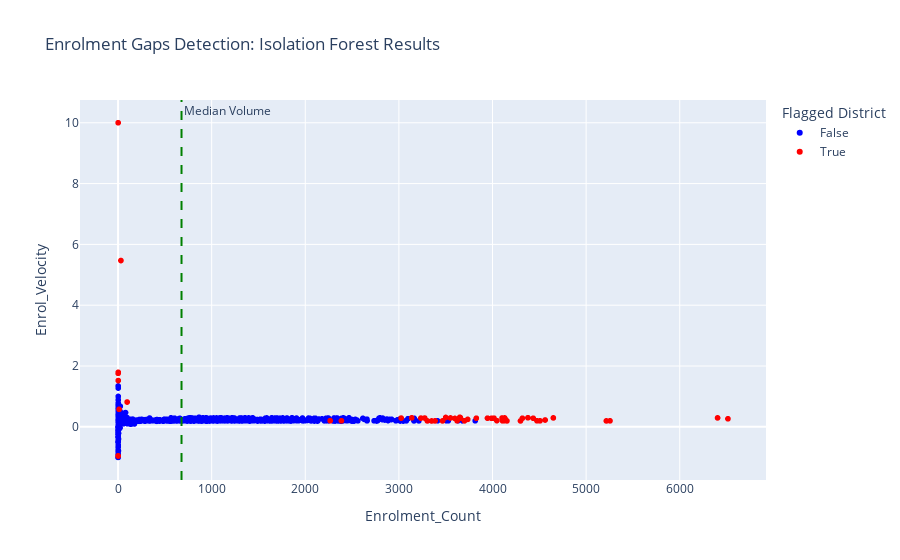

Notebook cell for this chart:
### Markdown cell above
### Visualize the Gaps

### Code cell
fig = px.scatter(
    district_features, 
    x="Enrolment_Count", 
    y="Enrol_Velocity", 
    color="Is_Anomaly",
    hover_name="district",
    hover_data=["state", "Update_to_Enrol_Ratio"],
    title="Enrolment Gaps Detection: Isolation Forest Results",
    labels={"Is_Anomaly": "Flagged District"},
    color_discrete_map={False: "blue", True: "red"} # Red = Anomalies
)

# Add threshold line for context (e.g., median enrolment)
median_enrol = district_features['Enrolment_Count'].median()
fig.add_vline(x=median_enrol, line_dash="dash", line_color="green", annotation_text="Median Volume")

fig.show()

### Figure 1 — Plotly figure (JSON) as saved in the notebook; plotly's stock layout.template omitted (floating-point values rounded to 4 significant figures; data arrays with more than 128 entries replaced by an {"elided": "..."} marker saying what was removed)
{"data": [{"customdata": {"elided": "979x2 mixed values"}, "hovertemplate": "<b>%{hovertext}</b><br><br>Flagged District=False<br>Enrolment_Count=%{x}<br>Enrol_Velocity=%{y}<br>state=%{customdata[0]}<br>Update_to_Enrol_Ratio=%{customdata[1]}<extra></extra>", "hovertext": {"elided": "979 str values"}, "legendgroup": "False", "marker": {"color": "blue", "symbol": "circle"}, "mode": "markers", "name": "False", "showlegend": true, "type": "scattergl", "x": {"elided": "979 float values"}, "xaxis": "x", "y": {"elided": "979 float values"}, "yaxis": "y"}, {"customdata": [["Andhra Pradesh", 47760000.0], ["Andhra Pradesh", 36730000.0], ["Andhra Pradesh", 36480000.0], ["Andhra Pradesh", 36500000.0], ["Andhra Pradesh", 40710000.0], ["Bihar", 21920000.0], ["Gujarat", 29240000.0], ["Jharkhand", 600000], ["Karnataka", 38340000.0], ["Karnataka", 36140000.0], ["Karnataka", 36500000.0], ["Karnataka", 41660000.0], ["Karnataka", 0], ["Karnataka", 666700.0], ["Kerala", 36720000.0], ["Kerala", 44570000.0], ["Kerala", 33810000.0], ["Kerala", 40020000.0], ["Kerala", 40790000.0], ["Kerala", 36850000.0], ["Kerala", 46990000.0], ["Kerala", 42910000.0], ["Kerala", 53130000.0], ["Maharashtra", 20080000.0], ["Maharashtra", 32590000.0], ["Maharashtra", 33040000.0], ["Maharashtra", 27340000.0], ["Maharashtra", 47920000.0], ["Maharashtra", 29900000.0], ["Meghalaya", 0], ["Odisha", 0], ["Rajasthan", 27070000.0], ["Tamil Nadu", 27720000.0], ["Tamil Nadu", 37730000.0], ["Tamil Nadu", 34080000.0], ["Tamil Nadu", 0], ["Tamil Nadu", 32880000.0], ["Tamil Nadu", 37150000.0], ["Tamil Nadu", 41170000.0], ["Tamil Nadu", 38870000.0], ["Telangana", 30220000.0], ["Uttar Pradesh", 0], ["West Bengal", 0], ["West Bengal", 48670000.0], ["West Bengal", 800000], ["West Bengal", 33070000.0], ["West Bengal", 30070000.0], ["West Bengal", 23970000.0], ["West Bengal", 45770000.0], ["West Bengal", 28320000.0], ["West Bengal", 30750000.0], ["West Bengal", 30260000.0]], "hovertemplate": "<b>%{hovertext}</b><br><br>Flagged District=True<br>Enrolment_Count=%{x}<br>Enrol_Velocity=%{y}<br>state=%{customdata[0]}<br>Update_to_Enrol_Ratio=%{customdata[1]}<extra></extra>", "hovertext": ["East Godavari", "Guntur", "Krishna", "Prakasam", "West Godavari", "Patna", "Ahmedabad", "Bokaro *", "Bangalore", "Belagavi", "Belgaum", "Bengaluru", "Bengaluru Urban", "Udupi *", "Alappuzha", "Ernakulam", "Kannur", "Kollam", "Kottayam", "Malappuram", "Palakkad", "Thiruvananthapuram", "Thrissur", "Ahilyanagar", "Ahmadnagar", "Mumbai", "Nashik", "Pune", "Thane", "Kamrup", "Kendrapara *", "Jaipur", "Chennai", "Coimbatore", "Kancheepuram", "Namakkal   *", "Salem", "Thanjavur", "Tirunelveli", "Vellore", "K.V. Rangareddy", "Kushi Nagar", "24 Paraganas North", "Barddhaman", "Burdwan", "Hooghly", "Murshidabad", "Nadia", "North 24 Parganas", "Paschim Medinipur", "Purba Medinipur", "South 24 Parganas"], "legendgroup": "True", "marker": {"color": "red", "symbol": "circle"}, "mode": "markers", "name": "True", "showlegend": true, "type": "scattergl", "x": [4154.0, 4046.0, 3386.0, 3551.0, 3350.0, 3276.0, 3827.0, 2.0, 3466.0, 3622.0, 3304.0, 5216.0, 97.0, 2.0, 2386.0, 3500.0, 3137.0, 3024.0, 2266.0, 4650.0, 3700.0, 3650.0, 4129.0, 11.0, 3658.0, 4102.0, 3656.0, 6515.0, 4135.0, 1.0, 1.0, 4562.0, 3235.0, 3990.0, 4319.0, 1.0, 3946.0, 3598.0, 4299.0, 4016.0, 4435.0, 1.0, 31.0, 5255.0, 1.0, 4378.0, 4475.0, 3735.0, 6404.0, 4121.0, 4107.0, 4507.0], "xaxis": "x", "y": [0.1951, 0.2038, 0.1955, 0.2917, 0.1929, 0.2887, 0.2837, 1.793, 0.1952, 0.1979, 0.1954, 0.1954, 0.8154, 1.522, 0.1984, 0.3078, 0.2964, 0.2875, 0.201, 0.2937, 0.1962, 0.3129, 0.2932, 0.5754, 0.2824, 0.291, 0.305, 0.2651, 0.2615, 10.0, -0.9539, 0.2249, 0.2879, 0.2813, 0.2821, -0.9595, 0.2852, 0.2764, 0.1951, 0.2861, 0.2826, -0.9571, 5.469, 0.1967, 1.76, 0.2985, 0.1995, 0.2455, 0.2943, 0.1983, 0.1969, 0.1969], "yaxis": "y"}], "layout": {"annotations": [{"showarrow": false, "text": "Median Volume", "x": 678, "xanchor": "left", "xref": "x", "y": 1, "yanchor": "top", "yref": "y domain"}], "legend": {"title": {"text": "Flagged District"}, "tracegroupgap": 0}, "shapes": [{"line": {"color": "green", "dash": "dash"}, "type": "line", "x0": 678, "x1": 678, "xref": "x", "y0": 0, "y1": 1, "yref": "y domain"}], "title": {"text": "Enrolment Gaps Detection: Isolation Forest Results"}, "xaxis": {"anchor": "y", "domain": [0, 1], "title": {"text": "Enrolment_Count"}}, "yaxis": {"anchor": "x", "domain": [0, 1], "title": {"text": "Enrol_Velocity"}}}}
